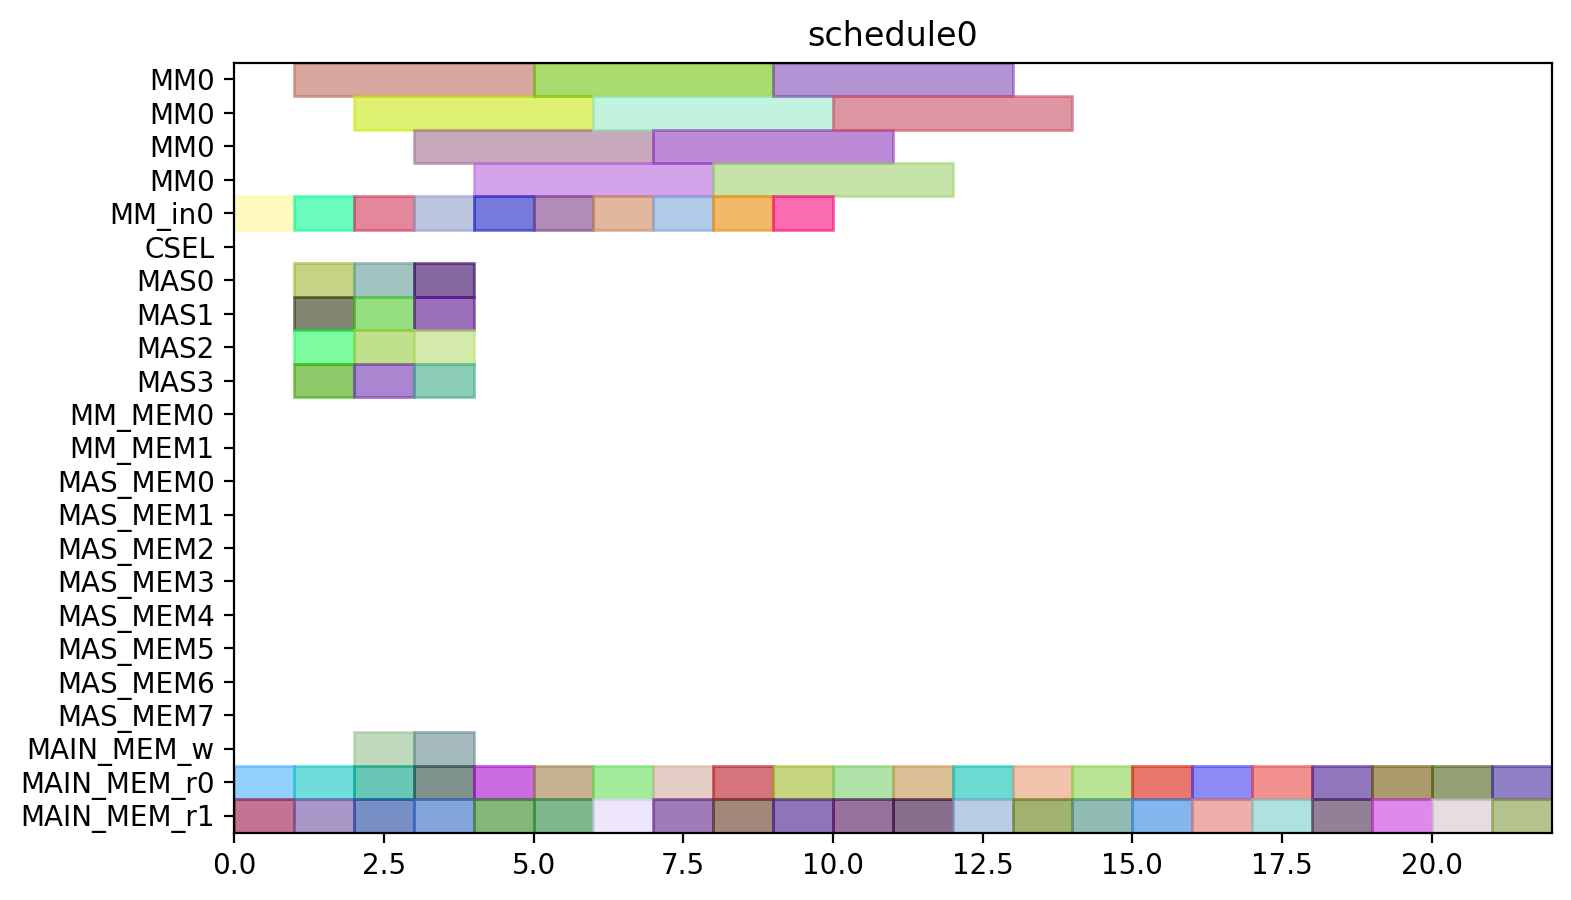

Here is the Python script that generated this plot:
from pyschedule import Scenario, solvers, plotters, alt


def solve():
	horizon = 90
	S = Scenario("schedule0", horizon=horizon)

	# resource
	MM = S.Resources('MM', num=1, size=4)
	MM_in = S.Resources('MM_in', num=1)
	CSEL = S.Resource('CSEL')
	MAS = S.Resources('MAS', num=4, size=1, periods=range(1, horizon))
	MM_MEM = S.Resources('MM_MEM', num=2)
	MAS_MEM = S.Resources('MAS_MEM', num=8)
	MAIN_MEM_w = S.Resource('MAIN_MEM_w', size=1)
	MAIN_MEM_r = S.Resources('MAIN_MEM_r', num=2)

	# result of previous scheduling

	# new tasks
	c10_t0_in = S.Task('c10_t0_in', length=1, delay_cost=1)
	c10_t0_in += alt(MM_in)
	c10_t0 = S.Task('c10_t0', length=4, delay_cost=1)
	c10_t0 += alt(MM)
	S += c10_t0>=c10_t0_in

	c10_t0_mem0 = S.Task('c10_t0_mem0', length=1, delay_cost=1)
	c10_t0_mem0 += MAIN_MEM_r[0]
	c10_t0_mem1 = S.Task('c10_t0_mem1', length=1, delay_cost=1)
	c10_t0_mem1 += MAIN_MEM_r[1]
	c10_t1_in = S.Task('c10_t1_in', length=1, delay_cost=1)
	c10_t1_in += alt(MM_in)
	c10_t1 = S.Task('c10_t1', length=4, delay_cost=1)
	c10_t1 += alt(MM)
	S += c10_t1>=c10_t1_in

	c10_t1_mem0 = S.Task('c10_t1_mem0', length=1, delay_cost=1)
	c10_t1_mem0 += MAIN_MEM_r[0]
	c10_t1_mem1 = S.Task('c10_t1_mem1', length=1, delay_cost=1)
	c10_t1_mem1 += MAIN_MEM_r[1]
	c10_t2 = S.Task('c10_t2', length=1, delay_cost=1)
	c10_t2 += alt(MAS)

	c10_t2_mem0 = S.Task('c10_t2_mem0', length=1, delay_cost=1)
	c10_t2_mem0 += MAIN_MEM_r[0]
	c10_t2_mem1 = S.Task('c10_t2_mem1', length=1, delay_cost=1)
	c10_t2_mem1 += MAIN_MEM_r[1]
	c10_t3 = S.Task('c10_t3', length=1, delay_cost=1)
	c10_t3 += alt(MAS)

	c10_t3_mem0 = S.Task('c10_t3_mem0', length=1, delay_cost=1)
	c10_t3_mem0 += MAIN_MEM_r[0]
	c10_t3_mem1 = S.Task('c10_t3_mem1', length=1, delay_cost=1)
	c10_t3_mem1 += MAIN_MEM_r[1]
	c20_t0_in = S.Task('c20_t0_in', length=1, delay_cost=1)
	c20_t0_in += alt(MM_in)
	c20_t0 = S.Task('c20_t0', length=4, delay_cost=1)
	c20_t0 += alt(MM)
	S += c20_t0>=c20_t0_in

	c20_t0_mem0 = S.Task('c20_t0_mem0', length=1, delay_cost=1)
	c20_t0_mem0 += MAIN_MEM_r[0]
	c20_t0_mem1 = S.Task('c20_t0_mem1', length=1, delay_cost=1)
	c20_t0_mem1 += MAIN_MEM_r[1]
	c20_t1_in = S.Task('c20_t1_in', length=1, delay_cost=1)
	c20_t1_in += alt(MM_in)
	c20_t1 = S.Task('c20_t1', length=4, delay_cost=1)
	c20_t1 += alt(MM)
	S += c20_t1>=c20_t1_in

	c20_t1_mem0 = S.Task('c20_t1_mem0', length=1, delay_cost=1)
	c20_t1_mem0 += MAIN_MEM_r[0]
	c20_t1_mem1 = S.Task('c20_t1_mem1', length=1, delay_cost=1)
	c20_t1_mem1 += MAIN_MEM_r[1]
	c20_t2 = S.Task('c20_t2', length=1, delay_cost=1)
	c20_t2 += alt(MAS)

	c20_t2_mem0 = S.Task('c20_t2_mem0', length=1, delay_cost=1)
	c20_t2_mem0 += MAIN_MEM_r[0]
	c20_t2_mem1 = S.Task('c20_t2_mem1', length=1, delay_cost=1)
	c20_t2_mem1 += MAIN_MEM_r[1]
	c20_t3 = S.Task('c20_t3', length=1, delay_cost=1)
	c20_t3 += alt(MAS)

	c20_t3_mem0 = S.Task('c20_t3_mem0', length=1, delay_cost=1)
	c20_t3_mem0 += MAIN_MEM_r[0]
	c20_t3_mem1 = S.Task('c20_t3_mem1', length=1, delay_cost=1)
	c20_t3_mem1 += MAIN_MEM_r[1]
	c01_t0_in = S.Task('c01_t0_in', length=1, delay_cost=1)
	c01_t0_in += alt(MM_in)
	c01_t0 = S.Task('c01_t0', length=4, delay_cost=1)
	c01_t0 += alt(MM)
	S += c01_t0>=c01_t0_in

	c01_t0_mem0 = S.Task('c01_t0_mem0', length=1, delay_cost=1)
	c01_t0_mem0 += MAIN_MEM_r[0]
	c01_t0_mem1 = S.Task('c01_t0_mem1', length=1, delay_cost=1)
	c01_t0_mem1 += MAIN_MEM_r[1]
	c01_t1_in = S.Task('c01_t1_in', length=1, delay_cost=1)
	c01_t1_in += alt(MM_in)
	c01_t1 = S.Task('c01_t1', length=4, delay_cost=1)
	c01_t1 += alt(MM)
	S += c01_t1>=c01_t1_in

	c01_t1_mem0 = S.Task('c01_t1_mem0', length=1, delay_cost=1)
	c01_t1_mem0 += MAIN_MEM_r[0]
	c01_t1_mem1 = S.Task('c01_t1_mem1', length=1, delay_cost=1)
	c01_t1_mem1 += MAIN_MEM_r[1]
	c01_t2 = S.Task('c01_t2', length=1, delay_cost=1)
	c01_t2 += alt(MAS)

	c01_t2_mem0 = S.Task('c01_t2_mem0', length=1, delay_cost=1)
	c01_t2_mem0 += MAIN_MEM_r[0]
	c01_t2_mem1 = S.Task('c01_t2_mem1', length=1, delay_cost=1)
	c01_t2_mem1 += MAIN_MEM_r[1]
	c01_t3 = S.Task('c01_t3', length=1, delay_cost=1)
	c01_t3 += alt(MAS)

	c01_t3_mem0 = S.Task('c01_t3_mem0', length=1, delay_cost=1)
	c01_t3_mem0 += MAIN_MEM_r[0]
	c01_t3_mem1 = S.Task('c01_t3_mem1', length=1, delay_cost=1)
	c01_t3_mem1 += MAIN_MEM_r[1]
	c11_t0_in = S.Task('c11_t0_in', length=1, delay_cost=1)
	c11_t0_in += alt(MM_in)
	c11_t0 = S.Task('c11_t0', length=4, delay_cost=1)
	c11_t0 += alt(MM)
	S += c11_t0>=c11_t0_in

	c11_t0_mem0 = S.Task('c11_t0_mem0', length=1, delay_cost=1)
	c11_t0_mem0 += MAIN_MEM_r[0]
	c11_t0_mem1 = S.Task('c11_t0_mem1', length=1, delay_cost=1)
	c11_t0_mem1 += MAIN_MEM_r[1]
	c11_t1_in = S.Task('c11_t1_in', length=1, delay_cost=1)
	c11_t1_in += alt(MM_in)
	c11_t1 = S.Task('c11_t1', length=4, delay_cost=1)
	c11_t1 += alt(MM)
	S += c11_t1>=c11_t1_in

	c11_t1_mem0 = S.Task('c11_t1_mem0', length=1, delay_cost=1)
	c11_t1_mem0 += MAIN_MEM_r[0]
	c11_t1_mem1 = S.Task('c11_t1_mem1', length=1, delay_cost=1)
	c11_t1_mem1 += MAIN_MEM_r[1]
	c11_t2 = S.Task('c11_t2', length=1, delay_cost=1)
	c11_t2 += alt(MAS)

	c11_t2_mem0 = S.Task('c11_t2_mem0', length=1, delay_cost=1)
	c11_t2_mem0 += MAIN_MEM_r[0]
	c11_t2_mem1 = S.Task('c11_t2_mem1', length=1, delay_cost=1)
	c11_t2_mem1 += MAIN_MEM_r[1]
	c11_t3 = S.Task('c11_t3', length=1, delay_cost=1)
	c11_t3 += alt(MAS)

	c11_t3_mem0 = S.Task('c11_t3_mem0', length=1, delay_cost=1)
	c11_t3_mem0 += MAIN_MEM_r[0]
	c11_t3_mem1 = S.Task('c11_t3_mem1', length=1, delay_cost=1)
	c11_t3_mem1 += MAIN_MEM_r[1]
	c21_t0_in = S.Task('c21_t0_in', length=1, delay_cost=1)
	c21_t0_in += alt(MM_in)
	c21_t0 = S.Task('c21_t0', length=4, delay_cost=1)
	c21_t0 += alt(MM)
	S += c21_t0>=c21_t0_in

	c21_t0_mem0 = S.Task('c21_t0_mem0', length=1, delay_cost=1)
	c21_t0_mem0 += MAIN_MEM_r[0]
	c21_t0_mem1 = S.Task('c21_t0_mem1', length=1, delay_cost=1)
	c21_t0_mem1 += MAIN_MEM_r[1]
	c21_t1_in = S.Task('c21_t1_in', length=1, delay_cost=1)
	c21_t1_in += alt(MM_in)
	c21_t1 = S.Task('c21_t1', length=4, delay_cost=1)
	c21_t1 += alt(MM)
	S += c21_t1>=c21_t1_in

	c21_t1_mem0 = S.Task('c21_t1_mem0', length=1, delay_cost=1)
	c21_t1_mem0 += MAIN_MEM_r[0]
	c21_t1_mem1 = S.Task('c21_t1_mem1', length=1, delay_cost=1)
	c21_t1_mem1 += MAIN_MEM_r[1]
	c21_t2 = S.Task('c21_t2', length=1, delay_cost=1)
	c21_t2 += alt(MAS)

	c21_t2_mem0 = S.Task('c21_t2_mem0', length=1, delay_cost=1)
	c21_t2_mem0 += MAIN_MEM_r[0]
	c21_t2_mem1 = S.Task('c21_t2_mem1', length=1, delay_cost=1)
	c21_t2_mem1 += MAIN_MEM_r[1]
	c21_t3 = S.Task('c21_t3', length=1, delay_cost=1)
	c21_t3 += alt(MAS)

	c21_t3_mem0 = S.Task('c21_t3_mem0', length=1, delay_cost=1)
	c21_t3_mem0 += MAIN_MEM_r[0]
	c21_t3_mem1 = S.Task('c21_t3_mem1', length=1, delay_cost=1)
	c21_t3_mem1 += MAIN_MEM_r[1]
	c000 = S.Task('c000', length=1, delay_cost=1)
	c000 += alt(MAS)

	S += 0<c000

	c000_w = S.Task('c000_w', length=1, delay_cost=1)
	c000_w += alt(MAIN_MEM_w)
	S += c000 <= c000_w

	c000_mem0 = S.Task('c000_mem0', length=1, delay_cost=1)
	c000_mem0 += MAIN_MEM_r[0]
	c000_mem1 = S.Task('c000_mem1', length=1, delay_cost=1)
	c000_mem1 += MAIN_MEM_r[1]
	c001 = S.Task('c001', length=1, delay_cost=1)
	c001 += alt(MAS)

	S += 0<c001

	c001_w = S.Task('c001_w', length=1, delay_cost=1)
	c001_w += alt(MAIN_MEM_w)
	S += c001 <= c001_w

	c001_mem0 = S.Task('c001_mem0', length=1, delay_cost=1)
	c001_mem0 += MAIN_MEM_r[0]
	c001_mem1 = S.Task('c001_mem1', length=1, delay_cost=1)
	c001_mem1 += MAIN_MEM_r[1]
	solvers.mip.solve(S,msg=1,kind='CPLEX',ratio_gap=1.01)

	solution = [['hoge']*len(S.solution()[1]) for i in range(len(S.solution()))]
	for i in range(len(S.solution())):
		for j in range(len(S.solution()[i])):
			solution[i][j]=str(S.solution()[i][j])
	print(solution)

	cycles = int(solution[-1][3])

	pic_file_name = "/home/mfukuda/ABE/multiRAM_multiMAS_16mux/scheduling_result/stage4MM1_stage1MAS4/FROB/schedule0.png"
	if(S.solution() != []):
		plotters.matplotlib.plot(S,img_filename=pic_file_name, show_task_labels=False, fig_size=(cycles*0.25+3, 5))

	return solution
